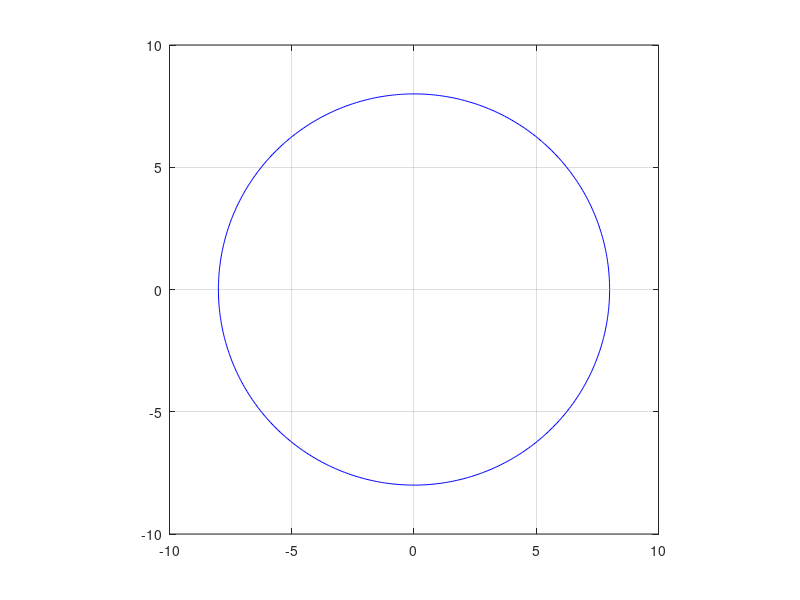

Here is the MATLAB script that generated this plot: (Note: this script raises an error after producing the figure.)
clc; clear all; close all; % Default setting

% vid_name   = 'two_trajectory_planar_robot';
% v = VideoWriter(vid_name,'MPEG-4');
% open(v);                 % Make video as .mp4

radius = 8;                % trajectory's radius = 10
theta = 0:0.01:2*pi;       % range = [0,2*pi]

% theta = flip(theta);     % counter rotation

trajX = radius*cos(theta); % trajectory's x element
trajY = radius*sin(theta); % trajectory's y element

plot(trajX,trajY,'b-');    % trajectory generation
axis([-10 10 -10 10]);
axis equal;
hold on; grid on;
l1 = 5;                    % link 1's length
l2 = 5;                    % link 2's length

q1_init = 0;               % initial angle
q2_init = 0;               % initial angle

[px1_init,py1_init,px2_init,py2_init] = two_link_FK(l1,l2,q1_init,q2_init);

joint2_hlr = plot(px2_init,py2_init,'k*');                            % joint 2 Forward Kinematics
joint1_hlr = plot(px1_init,py1_init,'k*');                            % joint 1 Forward Kinematics
base   = plot(0,0,'ko');                                              % fixed base position

linkX_init = [0,px1_init,px2_init];
linkY_init = [0,py1_init,py2_init];
link_hlr = plot(linkX_init,linkY_init,'k-');                          % link line drawing 

xlabel('Pos X [m]');
ylabel('Pos Y [m]');                                                  % labeling to axis

for i= 1:4:length(theta)                                              % iteration
    str = sprintf('Two Link Planar Robot Circle Trajectory');
    title(str);

    % IK => FK : find angle commands and apply them into each joints(motors)
    
    [q1_IK,q2_IK] = two_link_IK(radius,l1,l2,trajX(i),trajY(i));      % Inverse Kinematics
    [px1,py1,px2,py2]= two_link_FK(l1,l2,q1_IK,q2_IK);                % Forward Kinematics
    linkX = [0,px1,px2];
    linkY = [0,py1,py2];

    set(joint2_hlr,'XData',px2,'YData',py2);                          
    set(joint1_hlr,'XData',px1,'YData',py1);                            
    set(link_hlr,'XData',linkX,'YData',linkY);                        % Update datas

    % frame = getframe(gcf);
    % writeVideo(v,frame);                                            % Snap Each iteration into video

    drawnow;
    pause(0.01);
end

% close(v);                                                           % close video and save it

function [px1,py1,px2,py2]= two_link_FK(l1,l2,q1_FK,q2_FK)            % Forward Kinematics
    px2 = l1*cos(q1_FK) + l2*cos(q1_FK+q2_FK);
    py2 = l1*sin(q1_FK) + l2*sin(q1_FK+q2_FK);    
    px1 = l1*cos(q1_FK);
    py1 = l1*sin(q1_FK);
end

function [q1_IK,q2_IK] = two_link_IK(radius,l1,l2,px,py)              % Inverse Kinematics
    c2 = (radius^2 - l1^2 - l2^2)/(2*l1*l2); % px2^2 + py2^2 = r^2
    s2 = sqrt(1-c2^2);
    
    q2_IK = atan2(s2,c2);

    q1_IK = atan2(py,px) - atan2(l2*sin(q2_IK),l1+l2*cos(q2_IK));
end